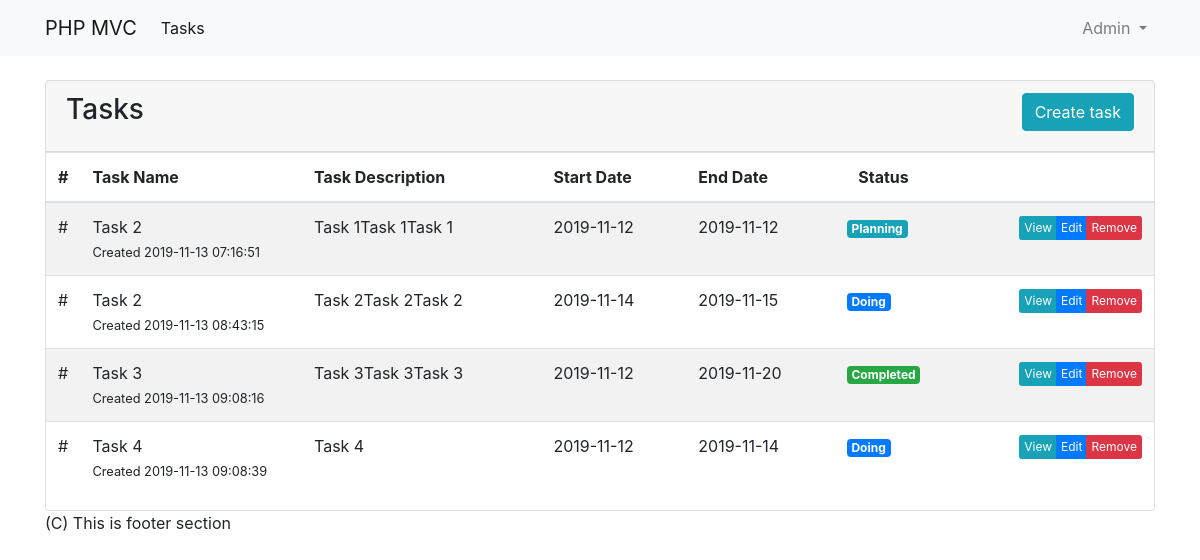
Page /task (signed in) on the committed database.
### tables this page shows
CREATE TABLE `tasks` (
  `id` int(11) NOT NULL,
  `name` text NOT NULL,
  `description` text NOT NULL,
  `status` int(11) NOT NULL,
  `start_date` timestamp NOT NULL DEFAULT CURRENT_TIMESTAMP ON UPDATE CURRENT_TIMESTAMP,
  `end_date` timestamp NOT NULL DEFAULT CURRENT_TIMESTAMP,
  `user_id` int(11) NOT NULL,
  `created_at` timestamp NOT NULL DEFAULT CURRENT_TIMESTAMP,
  `updated_at` timestamp NOT NULL DEFAULT CURRENT_TIMESTAMP
);

### libs/View.php (called while the page is built, shortened)
<?php
class View {
    public function render($name, $data = []) {
        require 'views/header.php';
        require 'Views/' . $name . '.php';
        require 'views/footer.php';
    }
}

### Controllers/task.php (called while the page is built, shortened)
<?php
class Task extends Controller {
    public function index() {
        $tasks = $this->model->getAllTasks();
        $this->view->render('task/index', [
            'tasks' => $tasks,
        ]);
    }
}

### libs/Bootstrap.php (called while the page is built, shortened)
<?php
class Bootstrap {
    function __construct() {
        if (isset($_GET['controller'])) {
            $url = $_GET['controller'];
        } else {
            $url = null;
        }
        $url = rtrim($url, '/');
        $url = explode('/', $url);
        $controller = new $url[0];
        $controller->load_model($url[0]);
        $controller->index();
    }
}

### index.php (called while the page is built, shortened)
<?php
require 'libs/Bootstrap.php';
require 'libs/View.php';
require 'libs/Controller.php';
require 'libs/Model.php';
require 'libs/Session.php';
$app = new Bootstrap();

### libs/Session.php (called while the page is built, shortened)
<?php
class Session {
    public static function get($key) {
        if (isset($_SESSION[$key])) {
            return $_SESSION[$key];
        }
    }
}

### libs/Model.php (called while the page is built)
<?php
class Model {
    public function __construct() {
        $this->db = new Database();
    }
}

### Models/task_model.php (called while the page is built, shortened)
<?php
class Task_Model extends Model {
    public function getAllTasks() {
        $sth = $this->db->prepare("SELECT * FROM tasks");
        $sth->setFetchMode(PDO::FETCH_ASSOC);
        $sth->execute();
        return $sth->fetchAll();
    }
}

### libs/Controller.php (called while the page is built, shortened)
<?php
class Controller {
    public function load_model($model_name) {
        $path = 'Models/' . $model_name . '_model.php';
        if (file_exists($path)) {
            $this->model = new $modelName();
        }
    }
}

### Views/task/index.php (the view, shortened to what this page needs)
<div class="card">
    <div class="card-header">
        <h3 class="card-title" style="float: left;">Tasks</h3>
        <div class="card-tools" style="float: right">
            <a href="<?php echo URL ?>task/create" class="btn btn-info">Create task</a>
        </div>
    </div>
    <div class="card-body p-0">
        <table class="table table-striped projects">
            <thead>
            <tr>
                <th style="width: 1%">#</th>
                <th style="width: 20%">Task Name</th>
                <th>Task Description</th>
                <th>Start Date</th>
                <th>End Date</th>
                <th style="width: 8%" class="text-center">Status</th>
                <th style="width: 20%">
                </th>
            </tr>
            </thead>
            <tbody>
            <?php foreach ($data['tasks'] as $task) { ?>
                <tr>
                    <td>#</td>
                    <td>
                        <a><?php echo $task['name']; ?></a><br>
                        <small>Created <?php echo $task['created_at']; ?></small>
                    </td>
                    <td class="task-desc"><?php echo $task['description']; ?></td>
                    <td class="task-desc"><?php echo explode(' ', $task['start_date'])[0]; ?></td>
                    <td class="task-desc"><?php echo explode(' ', $task['end_date'])[0]; ?></td>
                    <td class="task-state">
                        <?php
                        $status = $task['status'];
                        if ($status == 1) {
                            ?><span class="badge badge-info">Planning</span><?php
                        } else if ($status == 2) {
                            ?><span class="badge badge-primary">Doing</span><?php
                        } else if ($status == 3) {
                            ?><span class="badge badge-success">Completed</span><?php
                        }
                        ?>
                    </td>
                    <td class="project-actions text-right">
                        <div class="btn-group">
                            <a href="<?php echo URL ?>task/show/<?php echo $task['id']; ?>" class="btn btn-xs btn-info">View</a>
                            <a href="<?php echo URL ?>task/edit/<?php echo $task['id']; ?>"
                               class="btn btn-xs btn-primary">Edit</a>
                            <a href="<?php echo URL ?>task/delete/<?php echo $task['id']; ?>"
                               class="btn btn-xs btn-danger">Remove</a>
                        </div>
                    </td>
                </tr>
            <?php } ?>
            </tbody>
        </table>
    </div>
</div>

### Views/header.php (shortened to what this page needs)
<!DOCTYPE html>
<html>
<head>
    <link rel="stylesheet" href="https://stackpath.bootstrapcdn.com/bootstrap/4.3.1/css/bootstrap.min.css">
    <link rel="stylesheet" href="https://cdn.jsdelivr.net/npm/@fullcalendar/core@4.3.1/main.min.css">
    <link rel="stylesheet" href="<?php echo URL;?>public/css/main.css">
    <link rel="stylesheet" href="https://unpkg.com/@fullcalendar/core@4.3.1/main.min.css" />
    <link rel="stylesheet" href="https://unpkg.com/@fullcalendar/daygrid@4.3.0/main.min.css" />
    <link rel="stylesheet" href="https://unpkg.com/@fullcalendar/timegrid@4.3.0/main.min.css" />
    <link rel="stylesheet" href="<?php echo URL;?>public/css/daterangepicker.css">
    <link rel="stylesheet" href="https://cdnjs.cloudflare.com/ajax/libs/font-awesome/5.11.2/css/all.min.css">
</head>
<body>
    <?php include 'Views/template-part/navbar.php'; ?>
    <div class="container">

### Views/template-part/navbar.php (shortened to what this page needs)
<nav class="navbar navbar-expand-lg navbar-light bg-light mb-4">
    <div class="container">
        <a class="navbar-brand" href="#">PHP MVC</a>
        <div class="collapse navbar-collapse" id="navbarSupportedContent">
            <ul class="navbar-nav mr-auto">
                <li class="nav-item active">
                    <a class="nav-link" href="<?php echo URL; ?>task">Tasks <span class="sr-only">(current)</span></a>
                </li>
            </ul>
            <ul class="navbar-nav my-2 my-lg-0">
                <?php
                if (Session::get('is_logged') == true) {
                    ?>
                    <li class="nav-item dropdown">
                        <a class="nav-link dropdown-toggle" href="#" id="navbarDropdown" role="button" data-toggle="dropdown" aria-haspopup="true" aria-expanded="false">
                            Admin
                        </a>
                    </li>
                    <?php
                }
                ?>
            </ul>
        </div>
    </div>
</nav>

### Views/footer.php (shortened to what this page needs)
    <div id="footer">
        (C) This is footer section
    </div>
</div>
</html>

### public/css/main.css (style rules this page uses)
.btn.btn-xs { padding: .125rem .25rem; font-size: .75rem; line-height: 1.5; border-radius: .15rem; }

### rows in the picture
tasks: name "Task 2", created_at "2019-11-13 07:16:51", description "Task 1Task 1Task 1", start_date "2019-11-12", end_date "2019-11-12", status "Planning"
tasks: name "Task 2", created_at "2019-11-13 08:43:15", description "Task 2Task 2Task 2", start_date "2019-11-14", end_date "2019-11-15", status "Doing"
tasks: name "Task 3", created_at "2019-11-13 09:08:16", description "Task 3Task 3Task 3", start_date "2019-11-12", end_date "2019-11-20", status "Completed"
tasks: name "Task 4", created_at "2019-11-13 09:08:39", description "Task 4", start_date "2019-11-12", end_date "2019-11-14", status "Doing"
